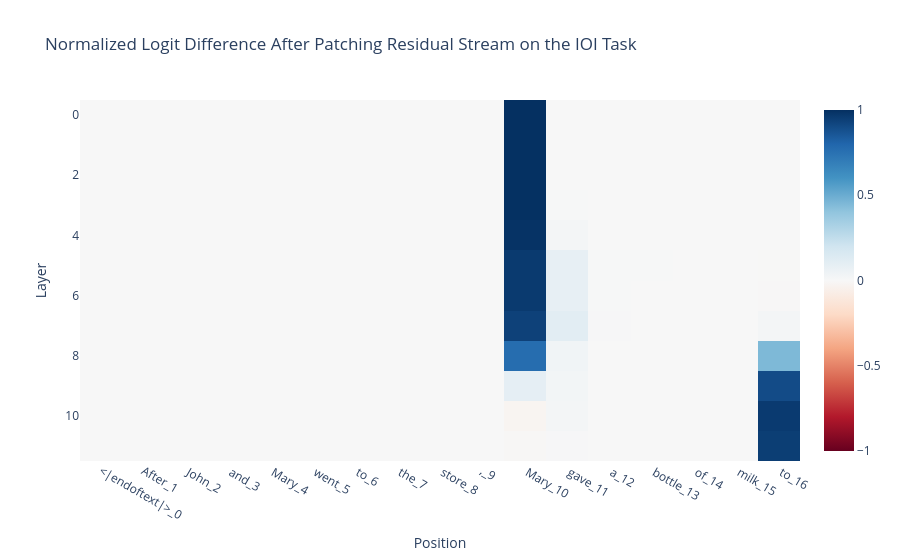

This figure's notebook cell:
### Code cell
# This plot is like:
# When we replace token on the same position looking at clean prompt and corrupted one at some layer,
# whats the difference in output logits?
token_labels = [f"{token}_{index}" for index, token in enumerate(model.to_str_tokens(clean_tokens))]
imshow(ioi_patching_result, x=token_labels, xaxis="Position", yaxis="Layer", title="Normalized Logit Difference After Patching Residual Stream on the IOI Task")

### Figure 1 — Plotly figure (JSON) as saved in the notebook; plotly's stock layout.template omitted (floating-point values rounded to 4 significant figures; data arrays with more than 128 entries replaced by an {"elided": "..."} marker saying what was removed)
{"data": [{"coloraxis": "coloraxis", "hovertemplate": "Position: %{x}<br>Layer: %{y}<br>color: %{z}<extra></extra>", "name": "0", "type": "heatmap", "x": ["<|endoftext|>_0", "After_1", " John_2", " and_3", " Mary_4", " went_5", " to_6", " the_7", " store_8", ",_9", " Mary_10", " gave_11", " a_12", " bottle_13", " of_14", " milk_15", " to_16"], "xaxis": "x", "yaxis": "y", "z": {"elided": "12x17 float values"}}], "layout": {"coloraxis": {"cmid": 0, "colorscale": [[0, "rgb(103,0,31)"], [0.1, "rgb(178,24,43)"], [0.2, "rgb(214,96,77)"], [0.3, "rgb(244,165,130)"], [0.4, "rgb(253,219,199)"], [0.5, "rgb(247,247,247)"], [0.6, "rgb(209,229,240)"], [0.7, "rgb(146,197,222)"], [0.8, "rgb(67,147,195)"], [0.9, "rgb(33,102,172)"], [1, "rgb(5,48,97)"]]}, "title": {"text": "Normalized Logit Difference After Patching Residual Stream on the IOI Task"}, "xaxis": {"anchor": "y", "constrain": "domain", "domain": [0, 1], "scaleanchor": "y", "title": {"text": "Position"}}, "yaxis": {"anchor": "x", "autorange": "reversed", "constrain": "domain", "domain": [0, 1], "title": {"text": "Layer"}}}}
